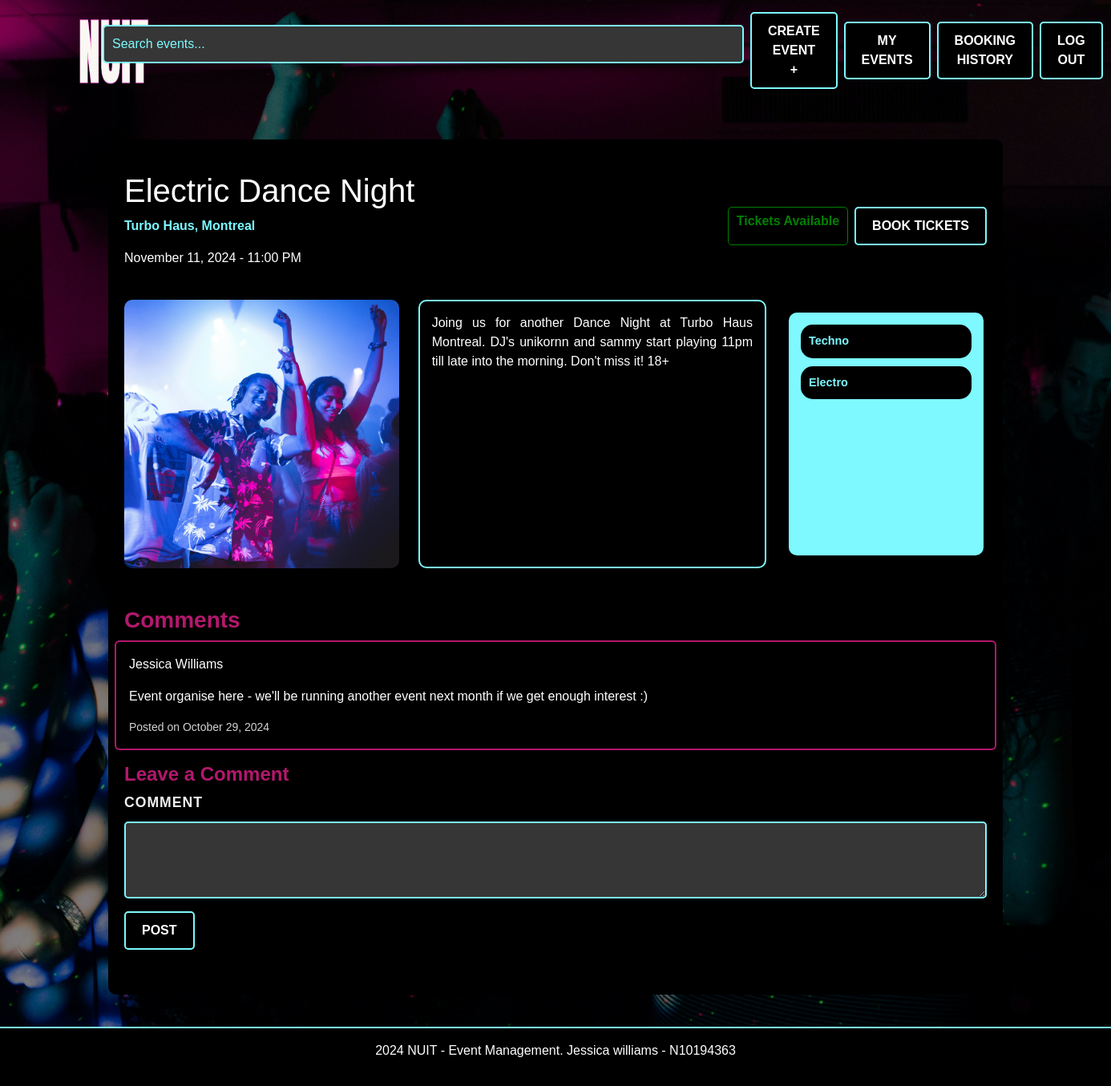
The page /event-details/1 (signed in) on the database its author committed.
### NUIT/models.py (models this page shows, shortened)
class Event(db.Model):
    id = db.Column(db.Integer, primary_key=True)
    name = db.Column(db.String(100), nullable=False)
    location = db.Column(db.String(100), nullable=False)
    date = db.Column(db.DateTime, nullable=False)
    description = db.Column(db.Text, nullable=True)
    available_tickets = db.Column(db.Integer, nullable=False)
    categories = db.Column(db.String(200), nullable=False)
    status = db.Column(db.String(200), default="Tickets available", nullable=False)
    image = db.Column(db.String(100), nullable=True)
    creator_id = db.Column(db.Integer, db.ForeignKey('user.id'), nullable=False)
    comments = db.relationship('Comment', backref='event', lazy=True)
    bookings = db.relationship('Booking', backref='event', lazy=True)

class Comment(db.Model):
    id = db.Column(db.Integer, primary_key=True)
    text = db.Column(db.String(500), nullable=False)
    created_at = db.Column(db.DateTime, default=datetime.now(timezone.utc))
    user_id = db.Column(db.Integer, db.ForeignKey('user.id'), nullable=False)
    event_id = db.Column(db.Integer, db.ForeignKey('event.id'), nullable=False)

class User(db.Model, UserMixin):
    id = db.Column(db.Integer, primary_key=True)
    first_name = db.Column(db.String(100), nullable=False)
    last_name = db.Column(db.String(100), nullable=False)
    email = db.Column(db.String(100), unique=True, nullable=False)
    password_hash = db.Column(db.String(128), nullable=False)
    comments = db.relationship('Comment', backref='user', lazy=True)
    bookings = db.relationship('Booking', backref='user', lazy=True)
    created_events = db.relationship('Event', backref='creator', lazy=True)

### NUIT/views.py (the view)
@main_bp.route('/event-details/<int:event_id>', methods=['GET', 'POST'])
def event_details(event_id):
    event = Event.query.get_or_404(event_id)
    comments = Comment.query.filter_by(event_id=event_id).all()
    comment_form = CommentForm()
    booking_form = BookingForm()
    return render_template('event_details.html', event=event, comments=comments, comment_form=comment_form, booking_form=booking_form)

### NUIT/forms.py (shortened to what this page needs)
class CommentForm(FlaskForm):
    text = TextAreaField("Comment", validators=[InputRequired(), Length(max=500)])
    submit = SubmitField("Post")

class BookingForm(FlaskForm):
    quantity = IntegerField("Ticket Quantity", validators=[InputRequired(), NumberRange(min=1)])
    user_id = HiddenField("UserID", validators=[InputRequired()])
    event_id = HiddenField("EventID", validators=[InputRequired()])
    submit = SubmitField("Book Now")

### NUIT/templates/event_details.html (shortened to what this page needs)
{% extends "base.html" %} {% from "bootstrap5/form.html" import render_form %}
{% block content %}
<div class="container mt-5">
  <div class="section-background">
    <div class="row d-flex justify-content-between align-items-center">
      <div class="col-md-6">
        <h1>{{ event.name }}</h1>
        <p class="location">{{ event.location }}</p>
        <p>{{ event.date.strftime('%B %d, %Y - %I:%M %p') }}</p>
      </div>
      {% if current_user.is_authenticated %}
      <div class="col-md-6 d-flex justify-content-end">
        <div class="d-flex ms-2">
          {% if event.status == 'Sold Out' %}
            <span class="event-status status-sold-out">Sold Out</span>
          {% elif event.status == 'Tickets Available' %}
            <span class="event-status status-open">Tickets Available</span>
          {% elif event.status == 'Cancelled' %}
            <span class="event-status status-cancelled">Cancelled</span>
          {% elif event.status == 'Inactive' %}
            <span class="event-status status-inactive">Inactive</span>
          {% endif %}
        </div>
        {% if event.status == 'Tickets Available' %}
        <div class="d-flex ms-2">
          <button
            class="btn btn-filter"
            data-bs-toggle="modal"
            data-bs-target="#bookTicketsModal"
          >
            Book Tickets
          </button>
        </div>
        {% endif %}
      </div>
      {% endif %}
    </div>
    <div class="row d-flex align-items-stretch mt-4">
      <div class="col-md-4 d-flex justify-content-center align-items-stretch">
        <img
        src="{{ url_for('static', filename=event.image.replace('nuit/static/', '')) }}"
        alt="Event Image"
        class="img-fluid"
        style="max-width: 100%; border-radius: 10px"
      />
      </div>
      <div class="col-md-5 d-flex flex-column">
        <div
          class="description d-flex flex-column justify-content-between"
          style="
            background-color: black;
            color: white;
            border: 2px solid #7df9ff;
            padding: 15px;
            border-radius: 10px;
            height: 100%;
          "
        >
          <p style="text-align: justify">{{ event.description }}</p>
        </div>
      </div>
      <div
        class="col-md-3 d-flex flex-column justify-content-start p-3 align-items-stretch"
      >
        <div class="music-tags d-flex flex-column justify-content-start">
          {% for category in event.categories.split(',') %}
          <span class="pill-tag">{{ category }}</span>
          {% endfor %}
        </div>
      </div>
    </div>
    <div class="row mt-5">
      <h3>Comments</h3>
      {% for comment in comments %}
          <div class="card p-3 mb-3 comment-card">
            <p class="username">{{ comment.user.first_name }} {{ comment.user.last_name }}</p>
              <p>{{ comment.text }}</p>
              <small>Posted on {{ comment.created_at.strftime('%B %d, %Y') }}</small>
          </div>
      {% endfor %}
        </div>
        {% if current_user.is_authenticated %}
        <h4>Leave a Comment</h4>
        <form
          method="POST"
          action="{{ url_for('event_bp.post_comment', event_id=event.id) }}"
        >
          <div class="mb-3">
            {{ comment_form.text.label(class="form-label") }} {{
              comment_form.text(class="form-control", rows="3") }}
          </div>
          {{ comment_form.submit(class="btn btn-primary") }}
        </form>
        {% else %}
        <p>Login or Sign Up to leave a comment.</p>
          {% endif %}
      </div>
    </div>
  </div>
{% endblock %}

### NUIT/static/css/styles.css (style rules this page uses)
body, h1, h2, h3, h4, h5, h6, p, a, button, input, footer, .search-bar { font-family: Verdana, Geneva, sans-serif; }
h3,h4 { color: rgb(179, 24, 109); font-weight: bold; }
html, body { height: 100%; margin: 0; }
body { display: flex; flex-direction: column; justify-content: space-between; }
.btn { background-color: #000000; color: white; border: 2px solid rgb(125, 249, 255); padding: 10px 20px; border-radius: 5px; font-weight: bold; text-transform: uppercase; transition: background-color 0.3s ease, border-color 0.3s ease; }
.event-status { font-weight: bold; padding: 5px 10px; border-radius: 5px; background-color: black; border: 1px solid; }
.status-open { color: green; border-color: green; }
.location { color: #7DF9FF; font-weight: bold; }
body { background-image: url('../img/background.jpg'); background-size: cover; background-position: center; background-repeat: no-repeat; background-attachment: fixed; color: white; position: relative; z-index: 0; }
body::before { content: ""; position: fixed; top: 0; left: 0; width: 100%; height: 100%; background-color: rgba(0, 0, 0, 0.5); z-index: -1; }
.section-background { background-color: black; padding: 40px 20px; margin-bottom: 40px; border-radius: 10px; }
.description { word-wrap: break-word; }
.music-tags { background-color: #7DF9FF; border-radius: 10px; padding: 15px; width: 100%; box-sizing: border-box; height: 100%; }
.pill-tag { background-color: black; color: #7DF9FF; border-radius: 15px; padding: 10px; font-size: 0.9rem; font-weight: bold; margin-bottom: 10px; }
.comment-card { background-color: black; border: 2px solid rgb(179, 24, 109); color: white; }
.comment-card small { color: lightgray; }
.form-control { background-color: rgb(54, 54, 54); color: #7DF9FF; border: 2px solid #7DF9FF; border-radius: 5px; padding: 10px; }
.form-label { color: #b3186d; }
.form-control::placeholder { color: #7DF9FF; }
.form-label { font-weight: bold; color: #f0f0f0; font-size: 1.1rem; margin-bottom: 10px; text-transform: uppercase; letter-spacing: 1px; }

### rows shown on the page
Event: name "Electric Dance Night", location "Turbo Haus, Montreal", date "November 11, 2024 - 11:00 PM", image (picture), description "Joing us for another Dance Night at Turbo Haus Montreal. DJ's unikornn and sammy start playing 11pm till late into the morning. Don't miss it! 18+"
Comment: user.first_name "Jessica", user.last_name "Williams", text "Event organise here - we'll be running another event next month if we get enough interest :)", created_at "October 29, 2024"

### other values the page prints
{{ category }} "Techno" "Electro"
{{ comment_form.text.label(class="form-label") }} "COMMENT"
